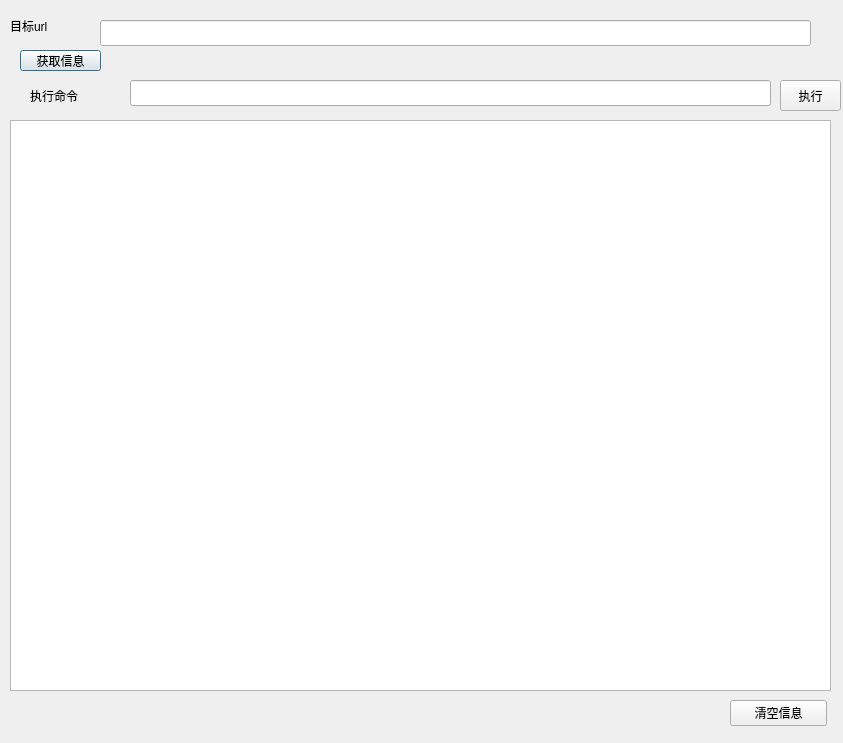
<?xml version="1.0" encoding="UTF-8"?>
<ui version="4.0">
 <class>s2046</class>
 <widget class="QDialog" name="s2046">
  <property name="geometry">
   <rect>
    <x>0</x>
    <y>0</y>
    <width>843</width>
    <height>743</height>
   </rect>
  </property>
  <property name="windowTitle">
   <string>Dialog</string>
  </property>
  <property name="whatsThis">
   <string>&lt;html&gt;&lt;head/&gt;&lt;body&gt;&lt;p&gt;&lt;br/&gt;&lt;/p&gt;&lt;/body&gt;&lt;/html&gt;</string>
  </property>
  <widget class="QLabel" name="label">
   <property name="geometry">
    <rect>
     <x>10</x>
     <y>10</y>
     <width>101</width>
     <height>31</height>
    </rect>
   </property>
   <property name="styleSheet">
    <string notr="true">font: 18pt &quot;Abyssinica SIL&quot;;</string>
   </property>
   <property name="text">
    <string>目标url</string>
   </property>
  </widget>
  <widget class="QPushButton" name="pushButton">
   <property name="geometry">
    <rect>
     <x>20</x>
     <y>50</y>
     <width>81</width>
     <height>21</height>
    </rect>
   </property>
   <property name="styleSheet">
    <string notr="true">font: 12pt &quot;Abyssinica SIL&quot;;</string>
   </property>
   <property name="text">
    <string>获取信息</string>
   </property>
  </widget>
  <widget class="QTextBrowser" name="textBrowser_2">
   <property name="geometry">
    <rect>
     <x>10</x>
     <y>120</y>
     <width>821</width>
     <height>571</height>
    </rect>
   </property>
  </widget>
  <widget class="QLabel" name="label_2">
   <property name="geometry">
    <rect>
     <x>30</x>
     <y>80</y>
     <width>101</width>
     <height>31</height>
    </rect>
   </property>
   <property name="styleSheet">
    <string notr="true">font: 18pt &quot;Abyssinica SIL&quot;;</string>
   </property>
   <property name="text">
    <string>执行命令</string>
   </property>
  </widget>
  <widget class="QPushButton" name="pushButton_2">
   <property name="geometry">
    <rect>
     <x>780</x>
     <y>80</y>
     <width>61</width>
     <height>31</height>
    </rect>
   </property>
   <property name="text">
    <string>执行</string>
   </property>
  </widget>
  <widget class="QPushButton" name="pushButton_3">
   <property name="geometry">
    <rect>
     <x>730</x>
     <y>700</y>
     <width>97</width>
     <height>26</height>
    </rect>
   </property>
   <property name="text">
    <string>清空信息</string>
   </property>
  </widget>
  <widget class="QLineEdit" name="lineEdit">
   <property name="geometry">
    <rect>
     <x>100</x>
     <y>20</y>
     <width>711</width>
     <height>26</height>
    </rect>
   </property>
  </widget>
  <widget class="QLineEdit" name="lineEdit_2">
   <property name="geometry">
    <rect>
     <x>130</x>
     <y>80</y>
     <width>641</width>
     <height>26</height>
    </rect>
   </property>
  </widget>
 </widget>
 <resources/>
 <connections/>
</ui>
